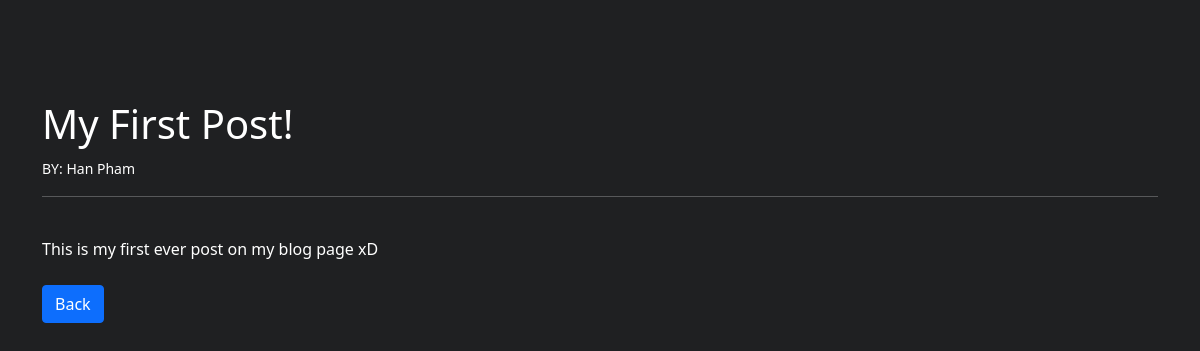
The page /article/1 on the database as committed earlier.
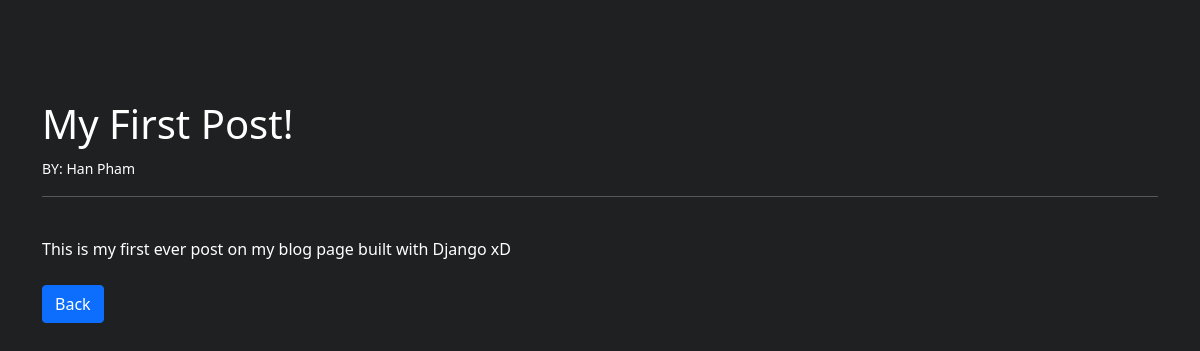
The same page on the database as committed later.
### myblog/models.py (models this page shows, shortened)
class Post(models.Model):
    title = models.CharField(max_length=255)
    title_tag = models.CharField(max_length=255, default='')
    author = models.ForeignKey(User, on_delete=models.CASCADE)
    preview = models.CharField(max_length=255, default='')
    body = models.TextField()

### myblog/views.py (the view)
# urls.py: path('article/<int:pk>', ArticleDetailView.as_view(), name='article-detail'),
class ArticleDetailView(DetailView):
    model = Post
    template_name = 'article_details.html'

### myblog/templates/article_details.html (shortened to what this page needs)
{% extends 'base.html' %}
{% block content %}
<h1> {{ post.title }} </h1>
<small>BY: {{ post.author.first_name }} {{ post.author.last_name }}</small>
<hr>
<br/>
{{ post.body }}
<br/><br/>
<a href="{% url 'home' %}" class="btn btn-primary">Back</a>
{% endblock %}

### myblog/templates/base.html (shortened to what this page needs)
{% load static %}
<!doctype html>
<html lang="en">
  <head>
    <link href="https://cdn.jsdelivr.net/npm/bootstrap@5.1.0/dist/css/bootstrap.min.css" rel="stylesheet">
    <link rel="stylesheet" href="{% static 'css/main.css' %}">
  </head>
  <body>
    <div class="container">
        {% block content %}
        {% endblock %}
    </div>
  </body>
</html>

### myblog/static/css/main.css (style rules this page uses)
body { margin-top: 100px; background: #1f2022; color: #ffffff; }

Rows that differ between the two databases and show on the page:
changed Post "My First Post!": body "This is my first ever post on my blog page xD" → "This is my first ever post on my blog page built with Django xD"
